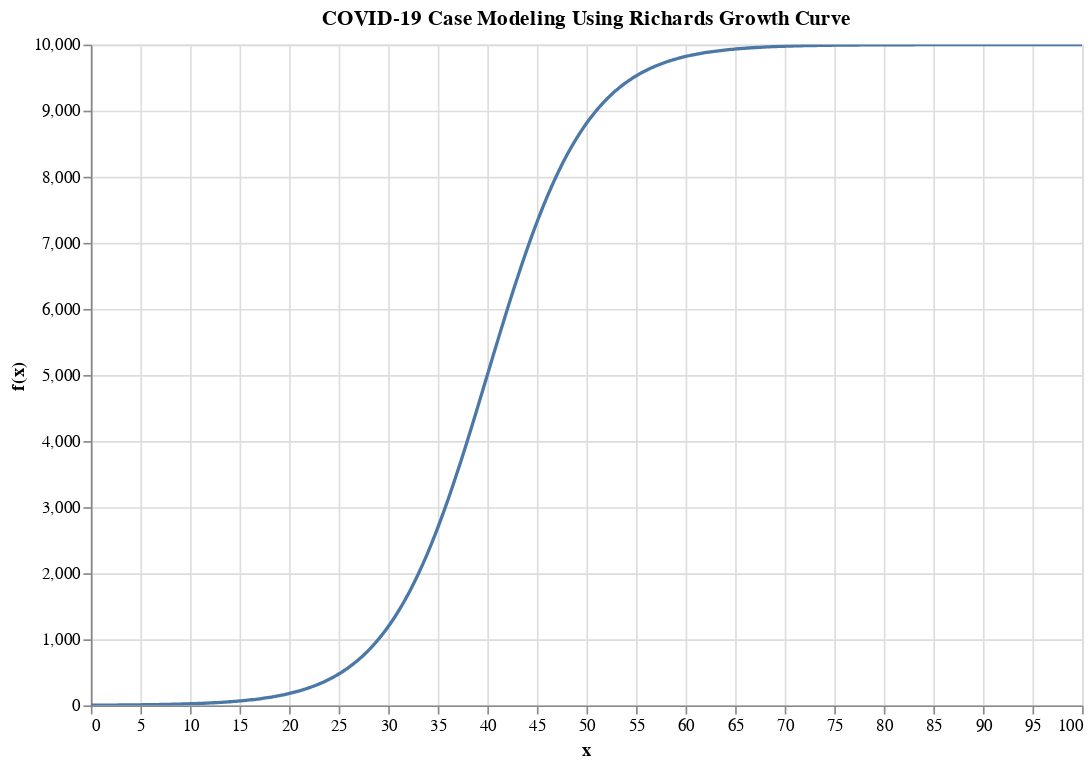

Notebook source saved alongside this figure:
### Code cell
import numpy as np
import altair as alt
import pandas as pd

# Define parameters for the Richards growth curve function
# L is the curve's maximum value (final epidemic size)
L = 10000

# k is the steepness of the curve (infection rate)
k = 0.2

# x0 is the x-value of the sigmoid's midpoint (lag phase)
x0 = 40

# ξ (xi) is the flexibility of the curve
xi = 1

# Generate data points
x = np.linspace(0, 100, 500)

# Calculate the Richards growth curve function
f_of_x = L / (1 + xi * np.exp(-k * (x - x0)))**(1/xi)

# Create a DataFrame
df = pd.DataFrame({'x': x, 'f(x)': f_of_x})

# Create an Altair chart
chart = alt.Chart(df).mark_line().encode(
    x='x',
    y='f(x)'
).properties(
    width=600,
    height=400,
    title='COVID-19 Case Modeling Using Richards Growth Curve'
)

# Display the chart
chart.interactive()

### Figure 1 — Vega-Lite specification as saved in the notebook (floating-point values rounded to 4 significant figures; data arrays with more than 128 entries replaced by an {"elided": "..."} marker saying what was removed)
{"config": {"view": {"continuousWidth": 300, "continuousHeight": 300}}, "data": {"name": "data-d7f951ffbca251994d3031546a057028"}, "mark": {"type": "line"}, "encoding": {"x": {"field": "x", "type": "quantitative"}, "y": {"field": "f(x)", "type": "quantitative"}}, "height": 400, "params": [{"name": "param_19", "select": {"type": "interval", "encodings": ["x", "y"]}, "bind": "scales"}], "title": "COVID-19 Case Modeling Using Richards Growth Curve", "width": 600, "$schema": "https://vega.github.io/schema/vega-lite/v5.8.0.json", "datasets": {"data-d7f951ffbca251994d3031546a057028": {"elided": "500 records"}}}
